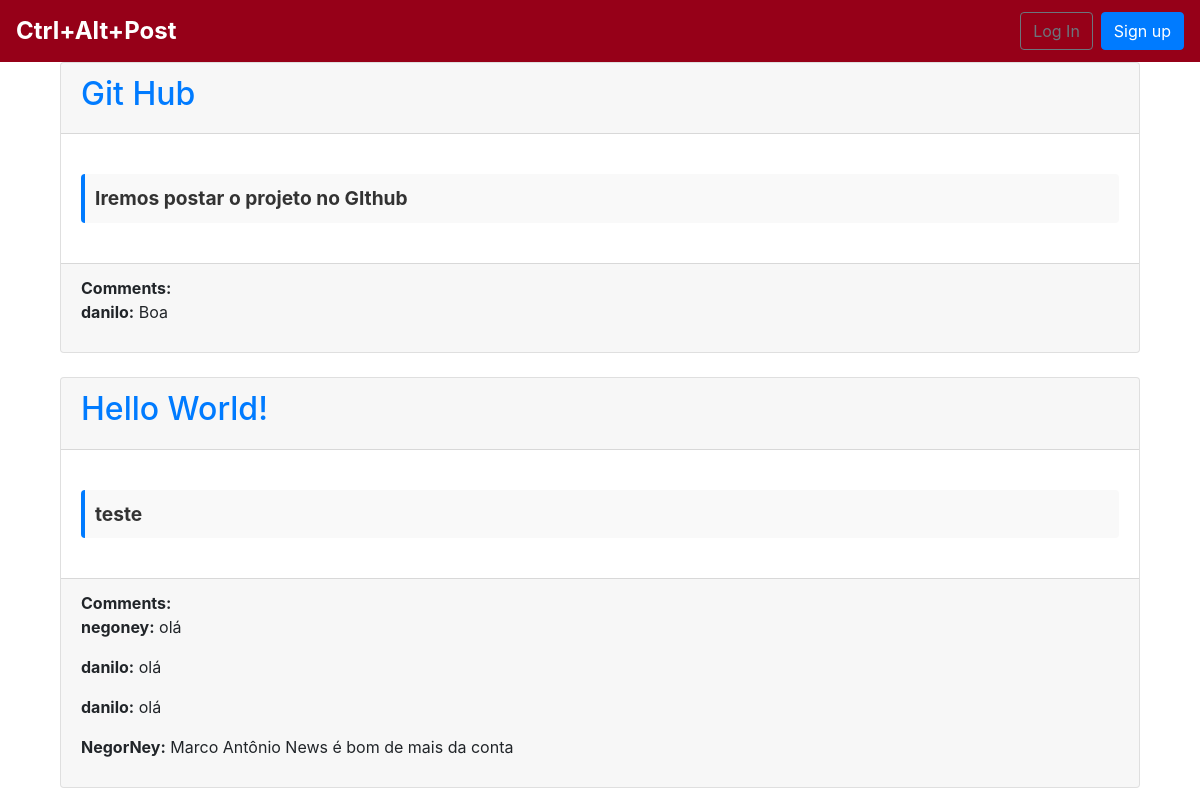
The app's page / (upper part), older data.
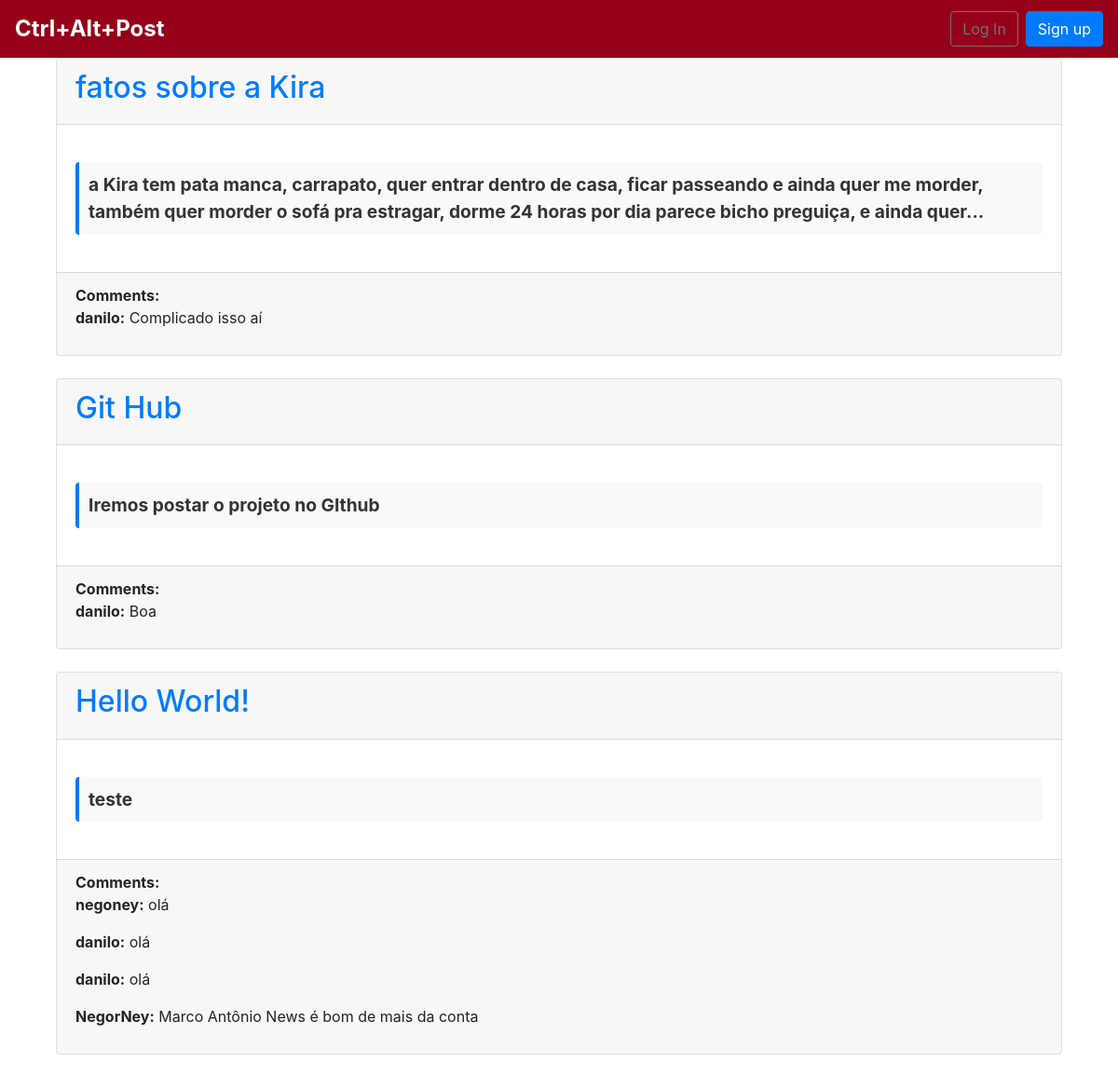
The same page, newer data.
### blog/models.py (models this page shows, shortened)
class Post(models.Model):
    title = models.CharField(max_length=200)
    author = models.ForeignKey(
        'auth.User',
        on_delete = models.CASCADE
    )
    date = models.DateTimeField(auto_now_add = True)
    body = models.TextField()

class Comment(models.Model):
    comment = models.CharField(max_length=255)
    post = models.ForeignKey(Post, on_delete=models.CASCADE, related_name='comments')  # Adicione related_name='comments'
    author = models.ForeignKey(User, on_delete=models.CASCADE)
    created_at = models.DateTimeField(auto_now_add=True)

### blog/views.py (the view)
# urls.py: path('', BlogListView.as_view(), name='home'),
class BlogListView(ListView):
    model = Post
    template_name = 'home.html'
    context_object_name = 'posts'  # Adiciona o nome do contexto
    def get_queryset(self):
        return Post.objects.all().order_by('-date')

### blog/templates/home.html (shortened to what this page needs)
{% extends 'base.html' %}
{% block content %}
<div class="container">
    {% for post in posts %}
    <div class="post-entry mb-4">
        <div class="card">
            <div class="card-header">
                <h2><a href="{% url 'post_detail' post.pk %}">{{ post.title }}</a></h2>
            </div>
            <div class="card-body">
                <p class = "post-body">{{ post.body|slice:":200" }}{% if post.body|length > 100 %}...{% endif %}</p>
            </div>
            <div class="card-footer">
                <strong>Comments:</strong>
                {% if post.comments.count > 0 %}
                    <div class="comments-list">
                        {% for comment in post.comments.all %}
                        <div class="comment-entry mb-2">
                            <p><strong>{{ comment.author.username }}:</strong> {{ comment.comment }}</p>
                        </div>
                        {% endfor %}
                    </div>
                {% else %}
                    <p style="font-style: italic;">This post has no comments yet.</p>
                {% endif %}
            </div>
        </div>
    </div>
    {% endfor %}
</div>
{% endblock content %}

Row changes from the older to the newer data that the page shows:
added Post: title "fatos sobre a Kira", body "a Kira tem pata manca, carrapato, quer entrar dentro de casa, ficar passeando e ainda quer me morder, também quer morder o sofá pra estragar, dorme 24 horas por dia parece bicho preguiça, e ainda quer"
added Comment: author.username "danilo", comment "Complicado isso aí", shown under "fatos sobre a Kira"
